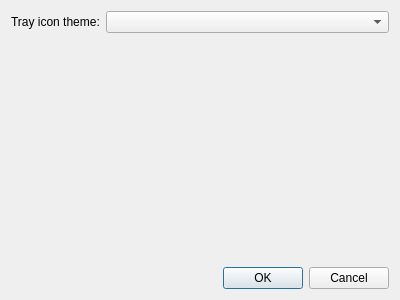
<?xml version="1.0" encoding="UTF-8"?>
<ui version="4.0">
 <class>settings</class>
 <widget class="QDialog" name="settings">
  <property name="geometry">
   <rect>
    <x>0</x>
    <y>0</y>
    <width>400</width>
    <height>300</height>
   </rect>
  </property>
  <property name="windowTitle">
   <string>Settings</string>
  </property>
  <layout class="QVBoxLayout" name="verticalLayout">
   <item>
    <layout class="QFormLayout" name="formLayout">
     <item row="0" column="0">
      <widget class="QLabel" name="trayThemeText">
       <property name="text">
        <string>Tray icon theme:</string>
       </property>
      </widget>
     </item>
     <item row="0" column="1">
      <widget class="QComboBox" name="trayThemeCB"/>
     </item>
    </layout>
   </item>
   <item>
    <widget class="QDialogButtonBox" name="buttonBox">
     <property name="orientation">
      <enum>Qt::Horizontal</enum>
     </property>
     <property name="standardButtons">
      <set>QDialogButtonBox::Cancel|QDialogButtonBox::Ok</set>
     </property>
    </widget>
   </item>
  </layout>
 </widget>
 <resources/>
 <connections>
  <connection>
   <sender>buttonBox</sender>
   <signal>accepted()</signal>
   <receiver>settings</receiver>
   <slot>accept()</slot>
   <hints>
    <hint type="sourcelabel">
     <x>248</x>
     <y>254</y>
    </hint>
    <hint type="destinationlabel">
     <x>157</x>
     <y>274</y>
    </hint>
   </hints>
  </connection>
  <connection>
   <sender>buttonBox</sender>
   <signal>rejected()</signal>
   <receiver>settings</receiver>
   <slot>reject()</slot>
   <hints>
    <hint type="sourcelabel">
     <x>316</x>
     <y>260</y>
    </hint>
    <hint type="destinationlabel">
     <x>286</x>
     <y>274</y>
    </hint>
   </hints>
  </connection>
 </connections>
</ui>
